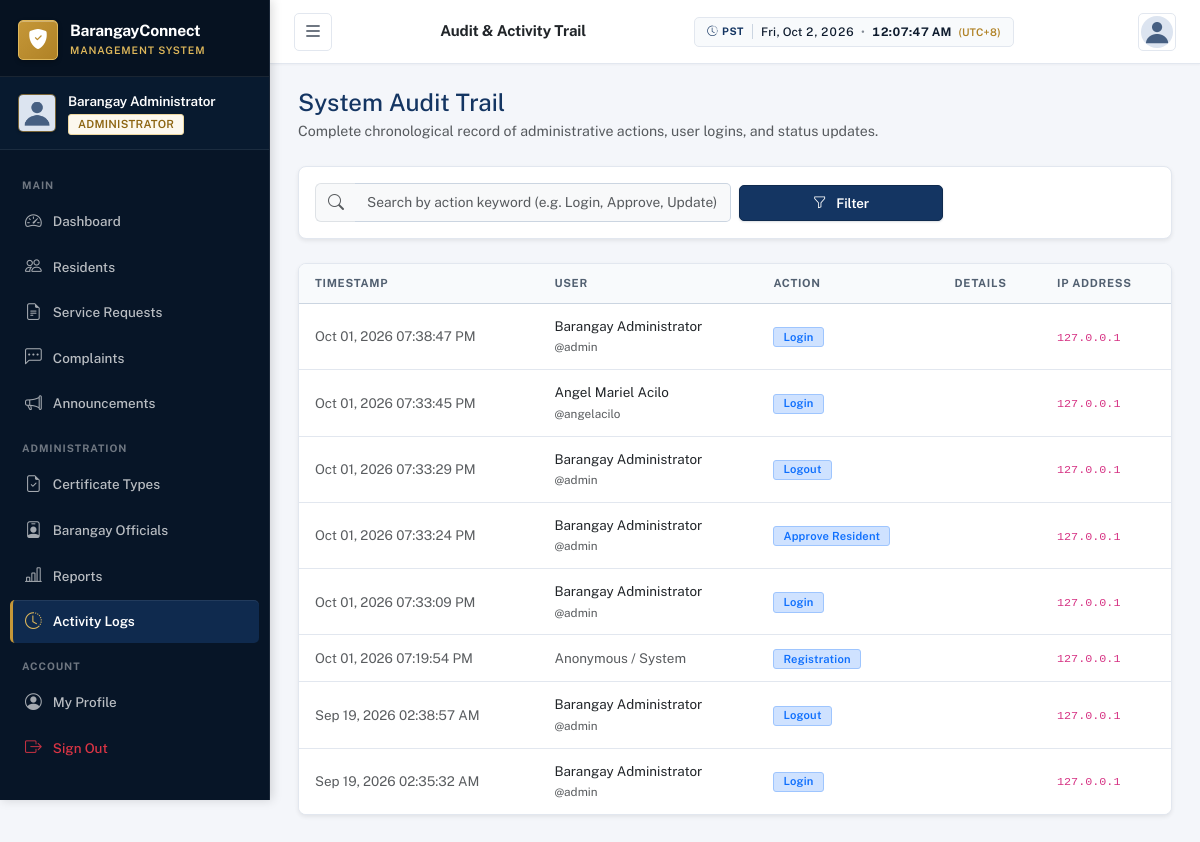
The app's page /audit/ (signed in) with its own data.
### accounts/models.py (models this page shows, shortened)
class CustomUser(AbstractUser):
    ROLE_CHOICES = [
        ('admin', 'Administrator'),
        ('resident', 'Resident'),
    ]
    GENDER_CHOICES = [
        ('male', 'Male'),
        ('female', 'Female'),
        ('other', 'Other'),
    ]
    CIVIL_STATUS_CHOICES = [
        ('single', 'Single'),
        ('married', 'Married'),
        ('widowed', 'Widowed'),
        ('separated', 'Separated'),
        ('divorced', 'Divorced'),
    ]
    ACCOUNT_STATUS_CHOICES = [
        ('pending', 'Pending'),
        ('active', 'Active'),
        ('inactive', 'Inactive'),
        ('rejected', 'Rejected'),
    ]
    role = models.CharField(max_length=10, choices=ROLE_CHOICES, default='resident')
    account_status = models.CharField(max_length=10, choices=ACCOUNT_STATUS_CHOICES, default='pending')
    profile_picture = models.ImageField(upload_to='profile_pictures/', null=True, blank=True)
    phone = models.CharField(max_length=20, blank=True)
    date_of_birth = models.DateField(null=True, blank=True)
    gender = models.CharField(max_length=10, choices=GENDER_CHOICES, blank=True)
    civil_status = models.CharField(max_length=15, choices=CIVIL_STATUS_CHOICES, blank=True)
    address = models.TextField(blank=True)
    barangay = models.CharField(max_length=100, blank=True, default='Barangay San Jose')
    valid_id = models.FileField(upload_to='valid_ids/', null=True, blank=True)
    created_at = models.DateTimeField(auto_now_add=True)
    updated_at = models.DateTimeField(auto_now=True)
    def is_admin(self):
        return self.role == 'admin'
    @property
    def profile_picture_url(self):
        if self.profile_picture:
            return self.profile_picture.url
        return '/static/images/default_avatar.png'

### audit/models.py (models this page shows, shortened)
class ActivityLog(models.Model):
    user = models.ForeignKey(settings.AUTH_USER_MODEL, on_delete=models.SET_NULL, null=True, blank=True, related_name='activity_logs')
    action = models.CharField(max_length=100)
    description = models.TextField(blank=True)
    ip_address = models.GenericIPAddressField(null=True, blank=True)
    timestamp = models.DateTimeField(auto_now_add=True)
    class Meta:
        ordering = ['-timestamp']

### audit/views.py (the view)
# urls.py: path('', views.activity_log_list, name='log_list'),
@admin_required
def activity_log_list(request):
    logs = ActivityLog.objects.select_related('user').order_by('-timestamp')
    action_filter = request.GET.get('action', '')
    if action_filter:
        logs = logs.filter(action__icontains=action_filter)
    paginator = Paginator(logs, 25)
    page_obj = paginator.get_page(request.GET.get('page'))
    return render(request, 'audit/log_list.html', {
        'page_obj': page_obj,
        'action_filter': action_filter,
    })

### accounts/views.py (called while the page is built)
def admin_required(view_func):
    from functools import wraps
    @wraps(view_func)
    def wrapper(request, *args, **kwargs):
        if not request.user.is_authenticated:
            return redirect('accounts:login')
        if not request.user.is_admin():
            return render(request, 'errors/403.html', status=403)
        return view_func(request, *args, **kwargs)
    return wrapper

### notifications/context_processors.py (called while the page is built)
def notifications_processor(request):
    if request.user.is_authenticated:
        unread_count = Notification.objects.filter(recipient=request.user, is_read=False).count()
        recent_notifications = Notification.objects.filter(recipient=request.user).order_by('-created_at')[:5]
        return {
            'unread_notifications_count': unread_count,
            'recent_notifications': recent_notifications,
        }
    return {'unread_notifications_count': 0, 'recent_notifications': []}

### templates/audit/log_list.html (shortened to what this page needs)
<!DOCTYPE html>
<html lang="en">
<head>
    {% load static %}
    <link href="https://cdn.jsdelivr.net/npm/bootstrap@5.3.2/dist/css/bootstrap.min.css" rel="stylesheet">
    <link href="https://cdn.jsdelivr.net/npm/bootstrap-icons@1.11.3/font/bootstrap-icons.min.css" rel="stylesheet">
    <link href="{% static 'css/style.css' %}" rel="stylesheet">
</head>
<body>
    <div class="toast-container position-fixed top-0 end-0 p-3" style="z-index: 1100;">
    </div>
    <nav id="sidebar" class="sidebar">
        <div class="sidebar-header">
            <div class="brand-logo">
                <div class="logo-icon"><i class="bi bi-shield-fill-check"></i></div>
                <div class="brand-text">
                    <span class="brand-name">BarangayConnect</span>
                    <span class="brand-sub">Management System</span>
                </div>
            </div>
        </div>
        <div class="sidebar-user">
            <img src="{{ user.profile_picture_url }}" alt="Profile" class="sidebar-avatar">
            <div class="sidebar-user-info">
                <span class="sidebar-user-name">{{ user.get_full_name|default:user.username }}</span>
                <span class="sidebar-user-role badge badge-admin">Administrator</span>
            </div>
        </div>
        <div class="sidebar-nav">
            <div class="nav-section-label">Main</div>
            <a href="{% url 'dashboard:admin_dashboard' %}" class="nav-link"><i class="bi bi-speedometer2"></i><span>Dashboard</span></a>
            <a href="{% url 'accounts:admin_residents_list' %}" class="nav-link"><i class="bi bi-people"></i><span>Residents</span></a>
            <a href="{% url 'certificates:admin_request_list' %}" class="nav-link"><i class="bi bi-file-earmark-text"></i><span>Service Requests</span></a>
            <a href="{% url 'complaints:admin_complaint_list' %}" class="nav-link"><i class="bi bi-chat-left-dots"></i><span>Complaints</span></a>
            <a href="{% url 'announcements:admin_list' %}" class="nav-link"><i class="bi bi-megaphone"></i><span>Announcements</span></a>
            <div class="nav-section-label">Administration</div>
            <a href="{% url 'certificates:admin_type_list' %}" class="nav-link"><i class="bi bi-file-earmark-check"></i><span>Certificate Types</span></a>
            <a href="{% url 'accounts:admin_officials_list' %}" class="nav-link"><i class="bi bi-person-badge"></i><span>Barangay Officials</span></a>
            <a href="{% url 'reports:dashboard' %}" class="nav-link"><i class="bi bi-bar-chart-line"></i><span>Reports</span></a>
            <a href="{% url 'audit:log_list' %}" class="nav-link active"><i class="bi bi-clock-history"></i><span>Activity Logs</span></a>
            <div class="nav-section-label">Account</div>
            <a href="{% url 'accounts:profile' %}" class="nav-link"><i class="bi bi-person-circle"></i><span>My Profile</span></a>
            <a href="{% url 'accounts:logout' %}" class="nav-link text-danger"><i class="bi bi-box-arrow-right"></i><span>Sign Out</span></a>
        </div>
    </nav>
    <header class="topbar">
        <button class="btn btn-icon sidebar-toggle" id="sidebarToggle"><i class="bi bi-list fs-5"></i></button>
        <div class="topbar-title"><h6 class="mb-0 fw-600 text-dark">Audit & Activity Trail</h6></div>
        <div class="topbar-actions">
            <div class="dropdown">
                <button class="btn btn-icon" data-bs-toggle="dropdown"><img src="{{ user.profile_picture_url }}" class="rounded-circle" style="width: 32px; height: 32px; object-fit: cover;"></button>
            </div>
        </div>
    </header>
    <main class="main-content">
        <div class="d-flex justify-content-between align-items-center mb-4">
            <div>
                <h4 class="fw-700 mb-1" style="color: var(--primary);">System Audit Trail</h4>
                <p class="text-muted fs-sm mb-0">Complete chronological record of administrative actions, user logins, and status updates.</p>
            </div>
        </div>
        <div class="card border-0 shadow-sm rounded-3 p-3 mb-4">
            <form method="get" class="row g-2 align-items-center">
                <div class="col-md-6">
                    <div class="input-group">
                        <span class="input-group-text bg-light border-end-0"><i class="bi bi-search text-muted"></i></span>
                        <input type="text" name="action" value="{{ action_filter }}" class="form-control border-start-0 bg-light" placeholder="Search by action keyword (e.g. Login, Approve, Update)...">
                    </div>
                </div>
                <div class="col-md-3 d-flex gap-2">
                    <button type="submit" class="btn btn-primary w-100"><i class="bi bi-funnel me-1"></i>Filter</button>
                </div>
            </form>
        </div>
        <div class="card border-0 shadow-sm rounded-3 overflow-hidden">
            <div class="table-responsive">
                <table class="table table-hover align-middle mb-0">
                    <thead class="table-light fs-xs text-muted text-uppercase">
                        <tr>
                            <th>Timestamp</th>
                            <th>User</th>
                            <th>Action</th>
                            <th>Details</th>
                            <th>IP Address</th>
                        </tr>
                    </thead>
                    <tbody class="fs-sm">
                        {% for log in page_obj %}
                        <tr>
                            <td class="text-muted fs-xs" style="white-space: nowrap;">{{ log.timestamp|date:"M d, Y h:i:s A" }}</td>
                            <td>
                                {% if log.user %}
                                <div class="fw-600 text-dark">{{ log.user.get_full_name|default:log.user.username }}</div>
                                <small class="text-muted fs-xs">@{{ log.user.username }}</small>
                                {% else %}
                                <span class="text-muted">Anonymous / System</span>
                                {% endif %}
                            </td>
                            <td>
                                <span class="badge bg-primary-subtle text-primary border border-primary-subtle fs-xs">
                                    {{ log.action }}
                                </span>
                            </td>
                            <td class="text-secondary fs-xs">{{ log.details }}</td>
                            <td class="text-muted fs-xs"><code>{{ log.ip_address|default:"127.0.0.1" }}</code></td>
                        </tr>
                        {% empty %}
                        <tr>
                            <td colspan="5" class="text-center py-5 text-muted">No activity logs recorded.</td>
                        </tr>
                        {% endfor %}
                    </tbody>
                </table>
            </div>
        </div>
    </main>
</body>
</html>

### records on screen
CustomUser: get_full_name "Barangay Administrator"
ActivityLog: timestamp "Oct 01, 2026 07:38:47 PM", user.get_full_name "Barangay Administrator", user.username "admin", action "Login", ip_address "127.0.0.1"
ActivityLog: timestamp "Oct 01, 2026 07:33:45 PM", user.get_full_name "Angel Mariel Acilo", user.username "angelacilo", action "Login", ip_address "127.0.0.1"
ActivityLog: timestamp "Oct 01, 2026 07:33:29 PM", user.get_full_name "Barangay Administrator", user.username "admin", action "Logout", ip_address "127.0.0.1"
ActivityLog: timestamp "Oct 01, 2026 07:33:24 PM", user.get_full_name "Barangay Administrator", user.username "admin", action "Approve Resident", ip_address "127.0.0.1"
ActivityLog: timestamp "Oct 01, 2026 07:33:09 PM", user.get_full_name "Barangay Administrator", user.username "admin", action "Login", ip_address "127.0.0.1"
ActivityLog: timestamp "Oct 01, 2026 07:19:54 PM", shows "Anonymous / System", action "Registration", ip_address "127.0.0.1"
ActivityLog: timestamp "Sep 19, 2026 02:38:57 AM", user.get_full_name "Barangay Administrator", user.username "admin", action "Logout", ip_address "127.0.0.1"
ActivityLog: timestamp "Sep 19, 2026 02:35:32 AM", user.get_full_name "Barangay Administrator", user.username "admin", action "Login", ip_address "127.0.0.1"
